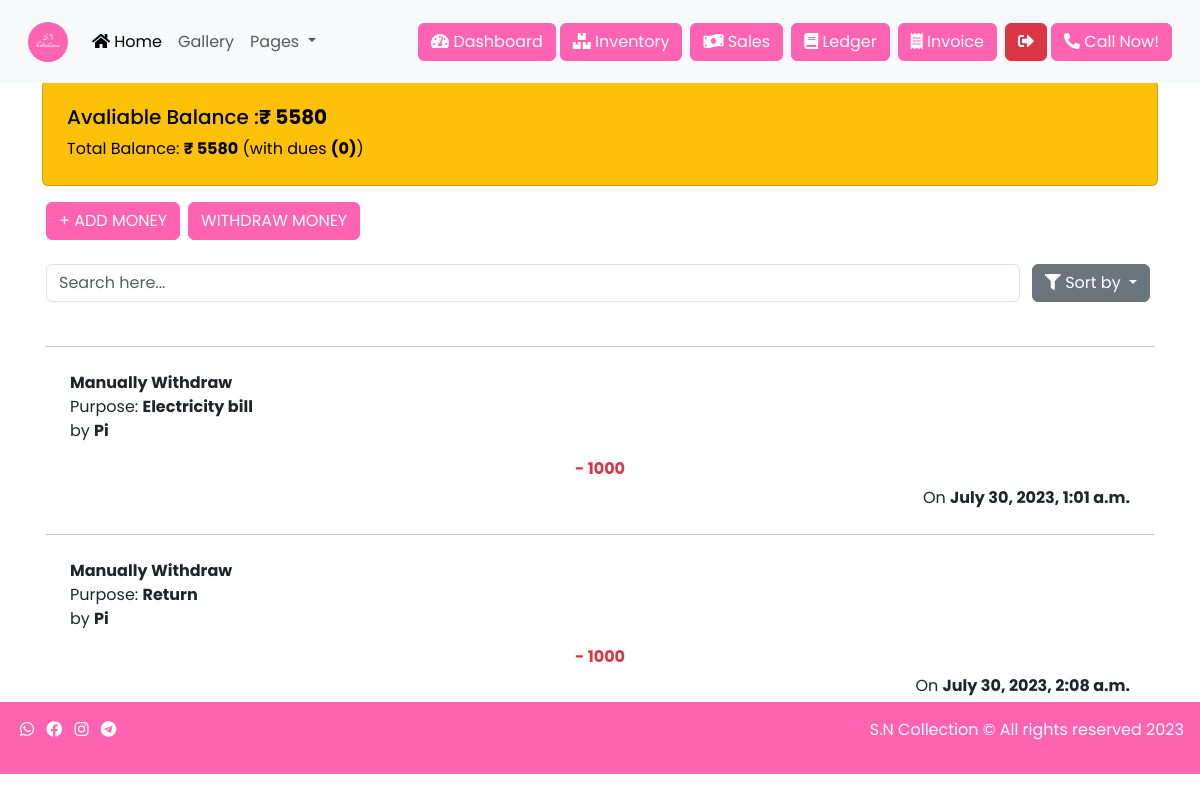
/ledger?sort=remove (signed in), run on the app's committed database.
### tools/models.py (models this page shows, shortened)
class Ledger(models.Model):
    STATUS = [
        ('Add', "Add"),
        ('Due', "Due"),
        ('Widthrawl','Withdrawl'),
    ]
    invoice_no=models.CharField(max_length=10,blank=True)
    po_number=models.CharField(max_length=10,blank=True)
    customer=models.ForeignKey(Customer ,on_delete=models.SET_NULL,blank=True,null=True)
    user=models.ForeignKey(User,on_delete=models.CASCADE)
    add=models.PositiveBigIntegerField(default=0)
    due=models.PositiveBigIntegerField(default=0)
    remove=models.PositiveBigIntegerField(default=0)
    purpose=models.TextField(default='For Business purpose')
    date=models.DateTimeField(default=datetime.datetime.now())
    status=models.CharField(choices=STATUS,max_length= 100,default='Due')

### tools/views.py (the view)
# urls.py: path('ledger',views.ledger,name='ledger'),
@login_required(login_url="/login")
def ledger(request):
    if request.method== "GET":
        sort=request.GET.get('sort','')
        if sort=='due':
            ledgers=Ledger.objects.filter(status="Due")
        elif sort=='remove':
            ledgers=Ledger.objects.filter(status="Widthrawl")
        elif sort =='paid':
            ledgers=Ledger.objects.filter(status="Add")
        elif sort == 'new':
            ledgers=Ledger.objects.all().order_by('-id')
        elif sort == 'old':
            ledgers=Ledger.objects.all().order_by('id')
        elif sort == 'low':
            ledgers=Ledger.objects.all().order_by('add')
        elif sort == 'high':
            ledgers=Ledger.objects.all().order_by('-add')
        else:
            ledgers=Ledger.objects.all()
    totalbalance=0
    allbalance=0
    ledgerss=Ledger.objects.all()
    for ledgerr in ledgerss:
        totalbalance=totalbalance + (round(int(float(ledgerr.add))))-(round(int(float(ledgerr.remove))))
        allbalance=allbalance + (round(int(float(ledgerr.add)))) +(round(int(float(ledgerr.due))))-(round(int(float(ledgerr.remove))))
    balance=totalbalance
    tlbalance=allbalance
    dues=len(ledgerss.filter(status="Due"))
    return render(request,'ledger.html',{'dues':dues,'balance':balance,'tlbalance':tlbalance,'ledgers':ledgers})

### tools/context_processor.py (called while the page is built)
def cart_total_amount(request):
	if request.user.is_authenticated:
		cart = Cart(request)
		total_bill = 0.0
		for key,value in request.session['cart'].items():
			total_bill = total_bill + (float(value['price']) * value['quantity'])
		return {'cart_total_amount' : total_bill}
	else:
		return {'cart_total_amount' : 0}

### templates/ledger.html (shortened to what this page needs)
{% extends 'base.html' %}
{% block body %}
<div style="margin-top:80px;" class="container">
    <div class="card text-bg-warning my-3 p-4">
        <h5 class="card-title">Avaliable Balance :<strong>₹ {{balance}} </strong></h5>
        <p class="card-text">Total Balance: <strong>₹ {{tlbalance}}</strong> (with dues <strong>({{dues}})</strong>)</p>
    </div>
    <div class="d-flex">
<button type="button" class="btn btn-primary  mx-1" data-bs-toggle="modal" data-bs-target="#add">
  + ADD MONEY
  </button>
<button type="button" class="btn btn-primary mx-1" data-bs-toggle="modal" data-bs-target="#withdraw">
WITHDRAW MONEY
  </button>
  </div>
  <div class="d-flex my-4">
    <input type="text" placeholder="Search here..." oninput="handleSearch()" class="form-control mx-1 " id="searchInput">
  <div class="dropdown mx-1">
    <a class="btn btn-secondary dropdown-toggle mx-1" href="#" role="button" data-bs-toggle="dropdown" aria-expanded="false">
      <i class="fas fa-filter" style="color: #ffffff;"></i> Sort by
    </a>
  </div>
  </div>
<div id="list">
    {% for ledger in ledgers %}
    <div class="lists p-1">
    <hr>
    <div class=" p-2 m-3">
        {% if ledger.po_number %}
        <div><span>PO No: <strong>{{ledger.po_number}}</strong></span><br>
            <span>Purpose: <strong>{{ledger.purpose|capfirst}}</strong></span>
        </div>
        {% else %}
        {% if ledger.remove == 0 %}
        {% else %}
        <div><span><strong>Manually Withdraw</strong></span><br>
            <span>Purpose: <strong>{{ledger.purpose|capfirst}}</strong></span>
        </div>
        {% endif %}
        {% endif %}
        <div>
            <p class="">by <strong>{{ledger.user|title}}</strong></p>
        </div>
        <div>
            {% if ledger.remove == 0 %}
            {% else %}
            <h6 class="text-danger text-center"><strong>- {{ledger.remove}}</strong></h6>
            {% endif %}
        </div>
        <div class="float-end">
            <span>On <strong>{{ledger.date}}</strong></span>
        </div>
    </div>
  </div>
    {% endfor %}
  </div>
</div>
{% endblock body %}

### templates/base.html (style rules this page uses)
.bg-primary, .btn-primary,footer { background-color:#ff63b1; border-color:#ff63b1; }

### data on the page
Ledger: purpose "Electricity bill", user "Pi", remove "1000", date "July 30, 2023, 1:01 a.m."
Ledger: purpose "Return", user "Pi", remove "1000", date "July 30, 2023, 2:08 a.m."

### other printed values
{{ balance }} "5580"
{{ tlbalance }} "5580"
{{ dues }} "0"
